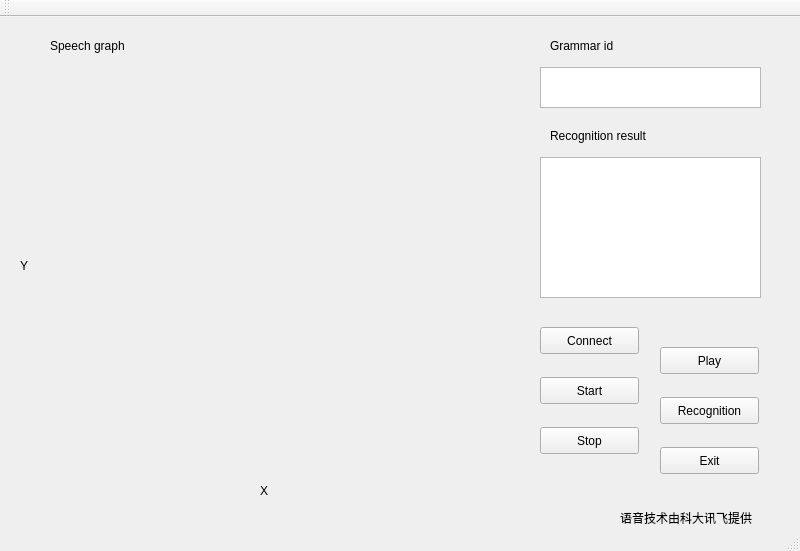
<?xml version="1.0" encoding="UTF-8"?>
<ui version="4.0">
 <class>MainWindow</class>
 <widget class="QMainWindow" name="MainWindow">
  <property name="geometry">
   <rect>
    <x>0</x>
    <y>0</y>
    <width>800</width>
    <height>551</height>
   </rect>
  </property>
  <property name="windowTitle">
   <string>Medical Speech Recognition Demo</string>
  </property>
  <widget class="QWidget" name="centralWidget">
   <widget class="QLabel" name="label_y">
    <property name="geometry">
     <rect>
      <x>20</x>
      <y>240</y>
      <width>17</width>
      <height>17</height>
     </rect>
    </property>
    <property name="text">
     <string>Y</string>
    </property>
   </widget>
   <widget class="QLabel" name="label_x">
    <property name="geometry">
     <rect>
      <x>260</x>
      <y>465</y>
      <width>17</width>
      <height>17</height>
     </rect>
    </property>
    <property name="text">
     <string>X</string>
    </property>
   </widget>
   <widget class="QTextBrowser" name="textBrowser_resu">
    <property name="geometry">
     <rect>
      <x>540</x>
      <y>140</y>
      <width>221</width>
      <height>141</height>
     </rect>
    </property>
   </widget>
   <widget class="QLabel" name="label_text">
    <property name="geometry">
     <rect>
      <x>550</x>
      <y>110</y>
      <width>131</width>
      <height>17</height>
     </rect>
    </property>
    <property name="text">
     <string>Recognition result</string>
    </property>
   </widget>
   <widget class="Graph" name="graph" native="true">
    <property name="enabled">
     <bool>true</bool>
    </property>
    <property name="geometry">
     <rect>
      <x>40</x>
      <y>50</y>
      <width>470</width>
      <height>410</height>
     </rect>
    </property>
   </widget>
   <widget class="QLabel" name="label_graph">
    <property name="geometry">
     <rect>
      <x>50</x>
      <y>20</y>
      <width>91</width>
      <height>17</height>
     </rect>
    </property>
    <property name="text">
     <string>Speech graph</string>
    </property>
   </widget>
   <widget class="QPushButton" name="pushButton_start">
    <property name="geometry">
     <rect>
      <x>540</x>
      <y>360</y>
      <width>99</width>
      <height>27</height>
     </rect>
    </property>
    <property name="text">
     <string>Start</string>
    </property>
   </widget>
   <widget class="QPushButton" name="pushButton_stop">
    <property name="geometry">
     <rect>
      <x>540</x>
      <y>410</y>
      <width>99</width>
      <height>27</height>
     </rect>
    </property>
    <property name="text">
     <string>Stop</string>
    </property>
   </widget>
   <widget class="QPushButton" name="pushButton_play">
    <property name="geometry">
     <rect>
      <x>660</x>
      <y>330</y>
      <width>99</width>
      <height>27</height>
     </rect>
    </property>
    <property name="text">
     <string>Play</string>
    </property>
   </widget>
   <widget class="QPushButton" name="pushButton_reco">
    <property name="geometry">
     <rect>
      <x>660</x>
      <y>380</y>
      <width>99</width>
      <height>27</height>
     </rect>
    </property>
    <property name="text">
     <string>Recognition</string>
    </property>
   </widget>
   <widget class="QPushButton" name="pushButton_conc">
    <property name="geometry">
     <rect>
      <x>540</x>
      <y>310</y>
      <width>99</width>
      <height>27</height>
     </rect>
    </property>
    <property name="text">
     <string>Connect</string>
    </property>
   </widget>
   <widget class="QLabel" name="label_grammar">
    <property name="geometry">
     <rect>
      <x>550</x>
      <y>20</y>
      <width>81</width>
      <height>17</height>
     </rect>
    </property>
    <property name="text">
     <string>Grammar id</string>
    </property>
   </widget>
   <widget class="QTextBrowser" name="textBrowser_gram">
    <property name="geometry">
     <rect>
      <x>540</x>
      <y>50</y>
      <width>221</width>
      <height>41</height>
     </rect>
    </property>
   </widget>
   <widget class="QLabel" name="label_supt">
    <property name="geometry">
     <rect>
      <x>620</x>
      <y>490</y>
      <width>171</width>
      <height>21</height>
     </rect>
    </property>
    <property name="text">
     <string>语音技术由科大讯飞提供</string>
    </property>
   </widget>
   <widget class="QPushButton" name="pushButton_exit">
    <property name="geometry">
     <rect>
      <x>660</x>
      <y>430</y>
      <width>99</width>
      <height>27</height>
     </rect>
    </property>
    <property name="text">
     <string>Exit</string>
    </property>
   </widget>
  </widget>
  <widget class="QToolBar" name="mainToolBar">
   <attribute name="toolBarArea">
    <enum>TopToolBarArea</enum>
   </attribute>
   <attribute name="toolBarBreak">
    <bool>false</bool>
   </attribute>
  </widget>
  <widget class="QStatusBar" name="statusBar"/>
  <widget class="QMenuBar" name="menuBar">
   <property name="geometry">
    <rect>
     <x>0</x>
     <y>0</y>
     <width>800</width>
     <height>23</height>
    </rect>
   </property>
  </widget>
 </widget>
 <layoutdefault spacing="6" margin="11"/>
 <customwidgets>
  <customwidget>
   <class>Graph</class>
   <extends>QWidget</extends>
   <header location="global">graph.h</header>
   <container>1</container>
  </customwidget>
 </customwidgets>
 <resources/>
 <connections/>
</ui>
